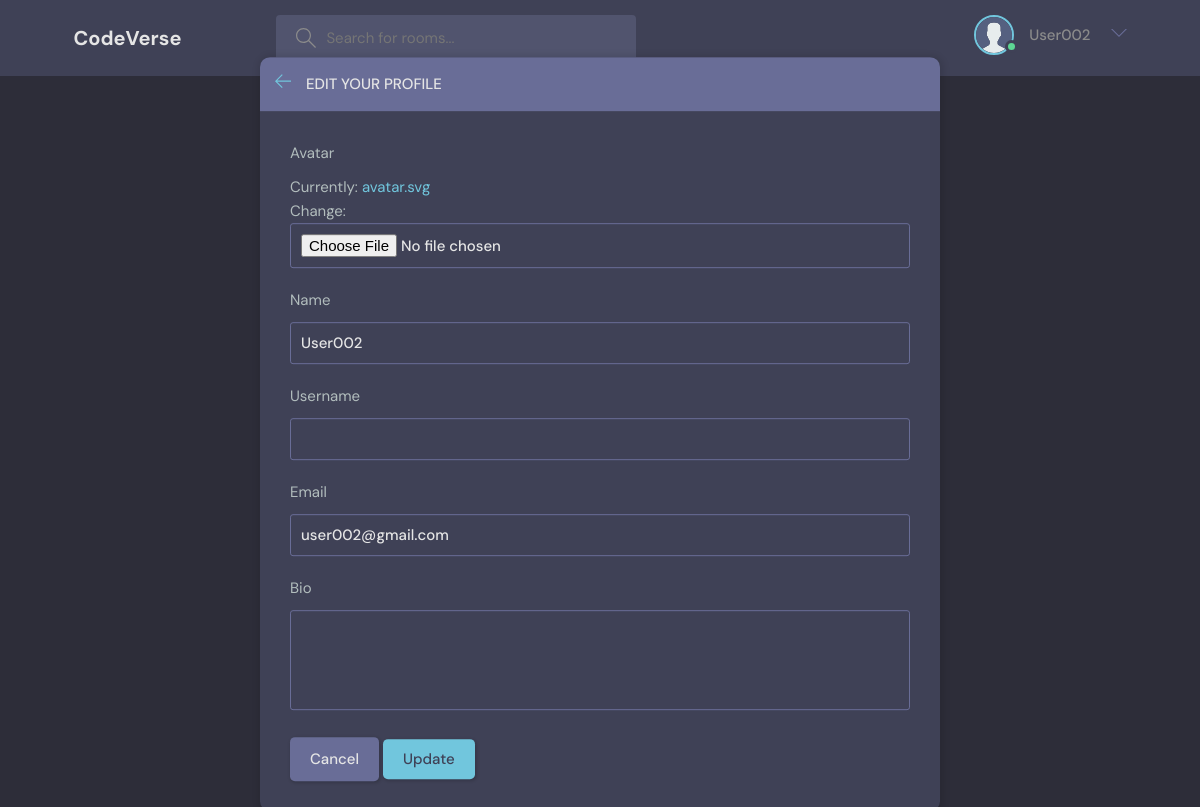
The app's page /update-user/ (signed in) with its own data.
### base/models.py (models this page shows)
class User(AbstractUser):
    name = models.CharField(max_length=200 , null=True)
    email = models.EmailField(null=True , unique=True)
    bio = models.TextField(null=True)
    avatar = models.ImageField(null=True , default="avatar.svg")
    USERNAME_FIELD ='email'
    REQUIRED_FIELDS=[]

### base/views.py (the view)
# urls.py: path('update-user/' , views.updateUser , name='update-user'),
@login_required(login_url='login')
def updateUser(request):
    user = request.user
    form = UserForm(instance=user)
    if request.method =='POST':
        form = UserForm(request.POST,request.FILES, instance =user )
        if form.is_valid:
            form.save()
            return redirect('user-profile' ,pk =user.id)
    return render(request, 'base/update-user.html', {'form':form})

### base/form.py
class UserForm(ModelForm):
    class Meta:
        model = User
        fields = ['avatar','name','username' , 'email' ,'bio']

### base/templates/base/update-user.html (shortened to what this page needs)
{% extends 'main.html' %}
{% block content %}
    <main class="update-account layout">
        <div class="container">
            <div class="layout__box">
                <div class="layout__boxHeader">
                    <div class="layout__boxTitle">
                        <a href="{% url 'home' %}">
                            <svg version="1.1" xmlns="http://www.w3.org/2000/svg" width="32" height="32"
                                viewBox="0 0 32 32">
                                <title>arrow-left</title>
                                <path
                                    d="M13.723 2.286l-13.723 13.714 13.719 13.714 1.616-1.611-10.96-10.96h27.625v-2.286h-27.625l10.965-10.965-1.616-1.607z">
                                </path>
                            </svg>
                        </a>
                        <h3>Edit your profile</h3>
                    </div>
                </div>
                <div class="layout__body">
                    <form class="form" action="" method="POST" enctype="multipart/form-data">
              {% for field in form %}
              <div class="form__group">
                <label for="{{ fields.label }}">{{ field.label }}</label>
                {{field}}
              </div>
              {% endfor %}
              <div class="form_action">
                <a  class="btn btn--dark" href="{% url 'user-profile' user.id %}"> Cancel </a>
                <button class="btn btn--main" type="submit" > Update</button>
              </div>
                    </form>
                </div>
            </div>
        </div>
    </main>
  {% endblock content %}

### Templates/navbar.html (shortened to what this page needs)
{% load static %}
<header class="header header--loggedIn">
    <div class="container">
      <a href="{% url 'home' %}" class="header__logo">
        <h1>CodeVerse</h1>
      </a>
      <form class="header__search" method="GET" action="{% url 'home' %}">
        <label>
          <input name="q" placeholder="Search for rooms..." />
        </label>
      </form>
      <nav class="header__menu">
        {% if request.user.is_authenticated %}
        <div class="header__user">
          <a href="{% url 'user-profile' request.user.id  %}">
            <div class="avatar avatar--medium active">
              <img src="{{ request.user.avatar.url }}" />
            </div>
            <p>{{ request.user.name }} </p>
          </a>
          <button class="dropdown-button">
            <svg version="1.1" xmlns="http://www.w3.org/2000/svg" width="32" height="32" viewBox="0 0 32 32">
              <title>chevron-down</title>
              <path d="M16 21l-13-13h-3l16 16 16-16h-3l-13 13z"></path>
            </svg>
          </button>
        </div>
        {% else %}
         <a href="{% url 'login' %}">
          <img src="{% static 'images/avatar.svg' %}" />
          <p>Login</p>
        </a>
        {% endif %}
      </nav>
    </div>
  </header>

### static/styles/style.css (style rules this page uses)
:root { --color-main: #71c6dd; --color-main-light: #235cb3; --color-dark: #3f4156; --color-dark-medium: #51546e; --color-dark-light: #696d97; --color-light: #e5e5e5; --color-gray: #8b8b8b; --color-light-gray: #b2bdbd; --color-bg: #2d2d39; --color-success: #5dd693; --color-error: #fc4b0b; }
* { font-family: "DM Sans", -apple-system, BlinkMacSystemFont, "Segoe UI", Roboto, Oxygen, Ubuntu, Cantarell, "Open Sans", "Helvetica Neue", sans-serif; margin: 0; padding: 0; box-sizing: border-box; text-rendering: optimizeLegibility; font-size: inherit; }
html { font-size: 56.25%; }
@media only screen and (min-width: 1200px) { html { font-size: 62.5%; } }
body { line-height: 1.6; font-weight: 400; font-size: 1.5rem; color: var(--color-light-gray); background-color: var(--color-bg); min-height: 100vh; }
img { width: 100%; }
a { display: inline-block; color: var(--color-main); text-decoration: none; }
.container { max-width: 120rem; width: 90%; margin: auto; }
.btn { background-color: transparent; border: none; display: inline-flex; align-items: center; gap: 1rem; cursor: pointer; transition: all ease-in-out 0.3s; padding: 1rem 2rem; border-radius: 5px; box-shadow: 1px 1px 3px 1px rgba(0, 0, 0, 0.15); font-weight: 500; }
.btn--main { background-color: var(--color-main); color: var(--color-dark); }
.btn--dark { background-color: var(--color-dark-light); color: var(--color-light); }
.avatar { position: relative; display: inline-block; border-radius: 50%; border: 2px solid var(--color-main); }
.avatar img { display: block; border-radius: 50%; object-fit: cover; object-position: center; }
.avatar::after { content: ""; display: block; position: absolute; background-color: var(--color-gray); z-index: 111; border-radius: 50%; border: 0.3rem solid var(--color-dark); }
.avatar.active::after { background-color: var(--color-success); }
.avatar.avatar--medium img { width: 3.6rem; height: 3.6rem; border-radius: 50%; }
.avatar.avatar--medium:after { width: 0.7rem; height: 0.7rem; bottom: 0px; right: -6px; }
.header { padding: 1.5rem; background-color: var(--color-dark); }
.header > .container { display: flex; gap: 9.5rem; }
.header__logo, .header__user { display: flex; gap: 2rem; align-items: center; }
.header__logo > h1 { font-weight: 700; font-size: 2rem; color: var(--color-light); }
.header__search > label { background-color: var(--color-dark-medium); padding: 1.3rem 1rem; display: flex; align-items: center; gap: 1rem; border-radius: 4px; }
.header__search svg { fill: var(--color-gray); width: 2rem; height: 2rem; margin-left: 1rem; }
.header__search input { width: 30rem; background: transparent; border: none; outline: none; color: var(--color-light); }
.header__menu { margin-left: auto; position: relative; }
.header__menu a { display: flex; gap: 1.5rem; align-items: center; font-weight: 500; text-decoration: none; color: var(--color-gray); }
.header__menu img { height: 3.6rem; }
.header__menu p { line-height: 1.2; }
.header__menu svg { width: 1.6rem; height: 1.6rem; fill: var(--color-dark-light); }
.dropdown-button { background: transparent; border: 0; outline: 0; cursor: pointer; }
.layout { margin-top: 2.4rem; }
.layout > .container { display: flex; justify-content: space-between; align-items: flex-start; }
.layout__box { width: 90%; max-width: 48rem; min-height: 40rem; position: absolute; top: 50%; left: 50%; transform: translate(-50%, -46%); background-color: var(--color-dark); border-radius: 1rem; box-shadow: 1px 1px 6px 3px rgba(0, 0, 0, 0.1); overflow: hidden; }
.layout__boxHeader { display: flex; padding: 1.5rem; background-color: var(--color-dark-light); }
.layout__boxTitle { display: flex; gap: 1.5rem; align-items: center; }
.layout__boxTitle h3 { text-transform: uppercase; font-weight: 500; color: var(--color-light); }
.layout__boxTitle svg { width: 1.6rem; height: 1.6rem; fill: var(--color-main); }
.layout__body { margin: 3rem; }
.form__group { margin-bottom: 2rem; width: 100%; }
.form__group label { display: block; font-size: 1.5rem; margin-bottom: 1rem; }
.form__group input, .form__group textarea, .form__group select { background: transparent; border: 1px solid var(--color-dark-light); padding: 1rem; border-radius: 3px; width: 100%; color: var(--color-light); font-weight: 500; outline: none; }
.form__group textarea { background: transparent; height: 10rem; resize: none; }
.update-account.layout .layout__box { max-width: 68rem; }

### records on screen
User: user.avatar (placeholder picture), user.name "User002", form "User002" "user002@gmail.com"

### other values on screen
{{ field.label }} "Avatar" "Name" "Username" "Email" "Bio"
